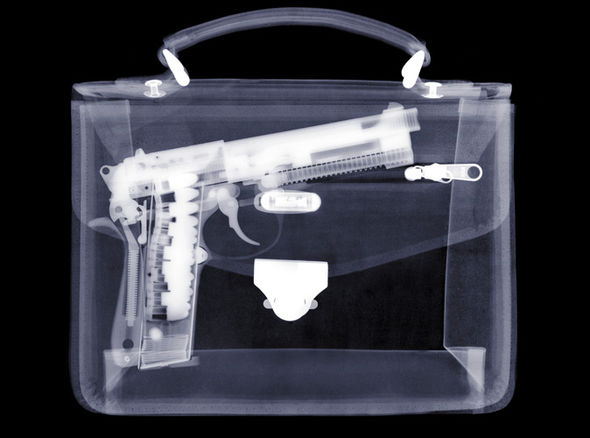
#> input picture primeiro_bimestre/estudo_dirigido/imagens/img03-d.jpg, 590 x 438 px
$ python ex4.py
#> lines starting #> are read from the running program, lines starting #| are printed output that depends on the picture
#!/usr/bin/env python
import cv2
import numpy as np
from matplotlib import pyplot as plt


def fatiamento(img, lim_inf, lim_ext):

    # copiar imagem para nao trabalhar na original
    img_copy = img.copy()

    # obter tamanho da image
    linhas, colunas = img_copy.shape

    # percorrer imagem
    for i in range(0, int(linhas)):

        for j in range(0, colunas):

            # verifica se pixel esta no limite passado
            # caso nao esteja, preenchemos o pixel com 0
            # conforme orientacao do professor
            if(img.item(i, j) >= lim_inf and img.item(i, j) <= lim_ext):
                img_copy.itemset((i, j), img.item(i, j))
            else:
                img_copy.itemset((i, j), 0)

    return img_copy

if __name__ == '__main__':
    img = cv2.imread('../imagens/img03-d.jpg', cv2.IMREAD_GRAYSCALE)
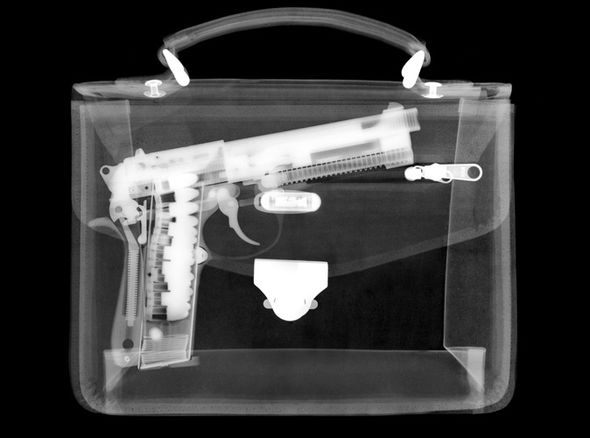
#> img: shape (438, 590); min 0, max 255, mean 60

    # exibir imagem
    cv2.imshow('Imagem Original', img)

    # negativar imagem
    img_destino = fatiamento(img, 200, 255)
#> after the loop in fatiamento, `for i in range(0, int(linhas)):`:
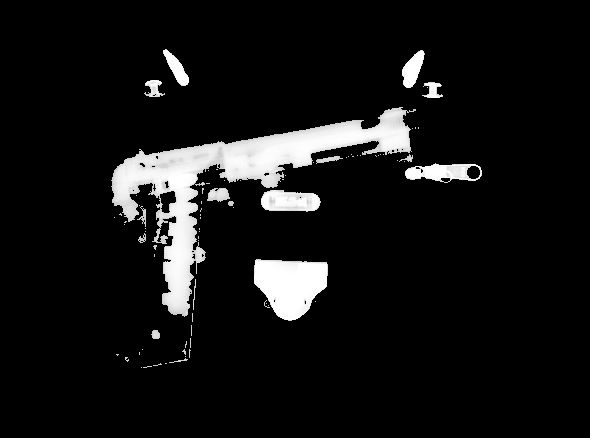
#> img_copy: shape (438, 590); min 0, max 255, mean 19.8

    # mostrar negativo da imagem
    cv2.imshow('Imagem FATIADA', img_destino)

    # salvar imagens
    cv2.imwrite('resultados/ex4_original.png', img)
    cv2.imwrite('resultados/ex4_resultado.png', img_destino)

    # aguardar botao para continuar
    tecla = cv2.waitKey(0)
#> (key Esc is pressed here)

$ run again, with primeiro_bimestre/estudo_dirigido/imagens/img03-a.jpg copied over primeiro_bimestre/estudo_dirigido/imagens/img03-d.jpg
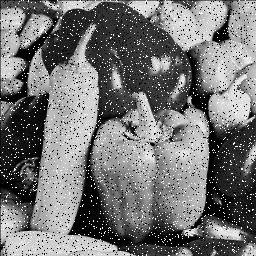
#> input picture primeiro_bimestre/estudo_dirigido/imagens/img03-a.jpg, 256 x 256 px
#> img is the input picture: shape (256, 256); min 0, max 255, mean 117
#> after the loop in fatiamento, `for i in range(0, int(linhas)):`:
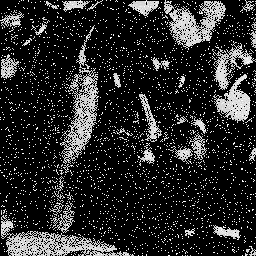
#> img_copy: shape (256, 256); min 0, max 255, mean 42.2
